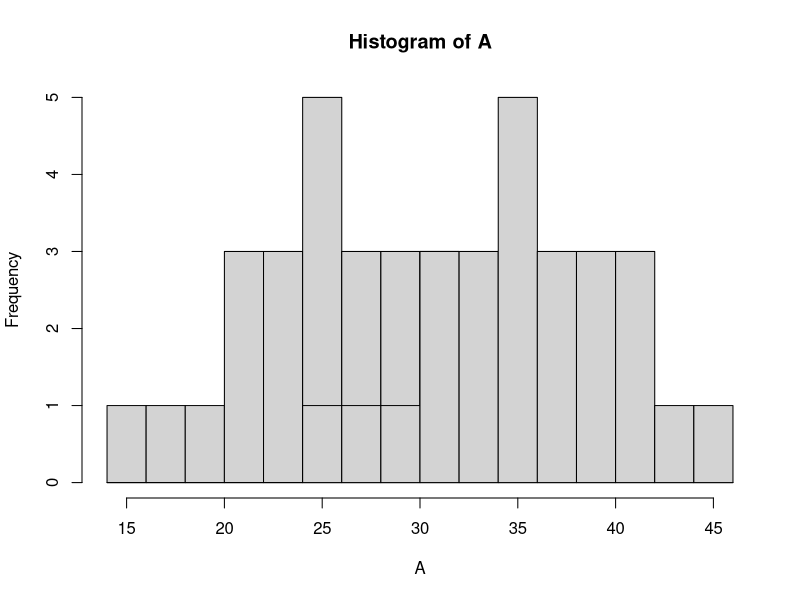
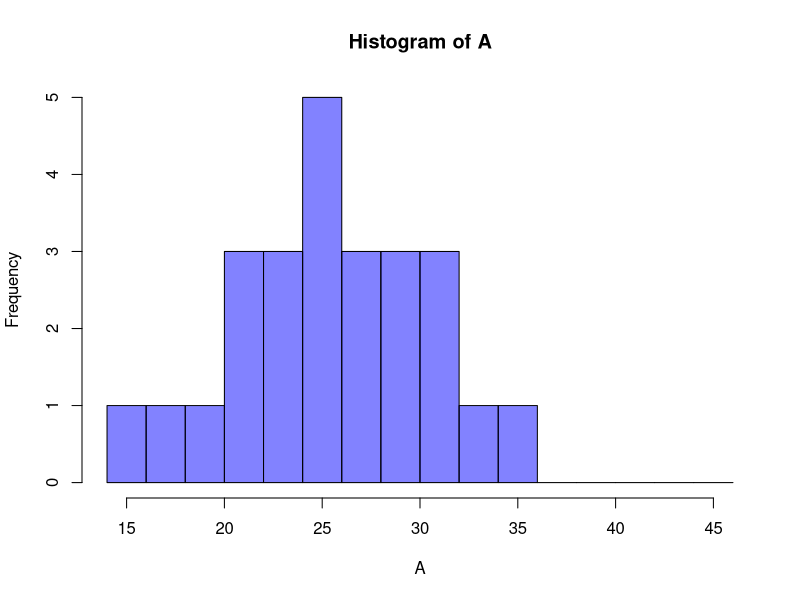
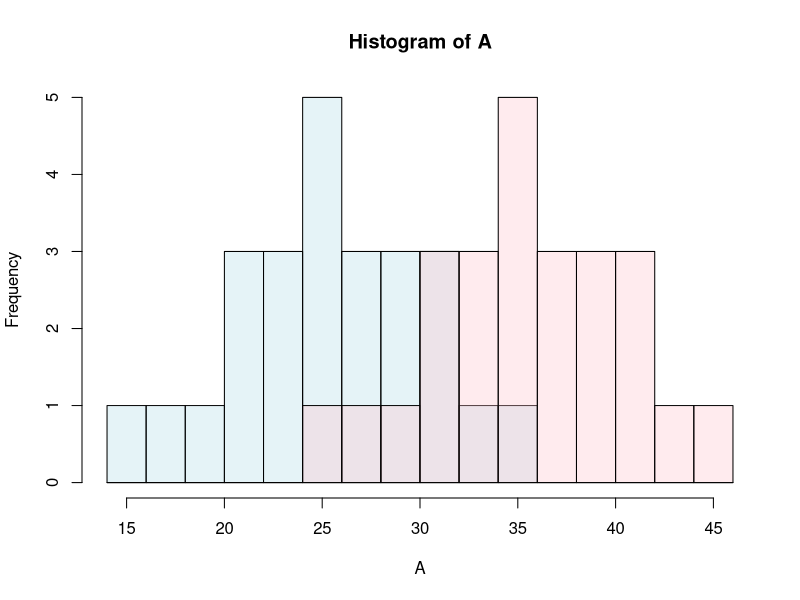

These charts were generated, in order, by the following R code:
A = c(17,26,28,27,29,28,25,26,34,32,23,29,24,21,26,31,31,22,26,19,36,23,21,16,30)
B = c(27,36,38,37,39,38,35,36,44,42,33,39,34,31,36,41,41,32,36,29,46,33,31,26,40)

# Set the minimum for the breakpoints
b <- min(c(A,B)) - 0.001

# Set the maximum for the breakpoints
e <- max(c(A,B))

# Make a neat vector for the breakpoints
ax <- pretty(b:e, n = 12)

ax

# Save first histogram data
hgA <- hist(A, breaks = ax, plot = FALSE)

# Save 2nd histogram data
hgB <- hist(B, breaks = ax, plot = FALSE)

# Plot 1st histogram
plot(hgA)
# Add 2nd histogram
plot(hgB, add = TRUE)

#Matrix with three rows (red, blue, green)
col2rgb(c("lightblue", "lightgreen", "pink"))

#The standard blue and makes it transparent (~50%)
mycol <- rgb(0, 0, 255, max = 255, alpha = 125, names = "blue50")

# Plot 1st histogram
plot(hgA, col=mycol)

c1 <- rgb(173,216,230,max = 255, alpha = 80, names = "lt.blue")
c2 <- rgb(255,192,203, max = 255, alpha = 80, names = "lt.pink")

# Plot 1st histogram using a transparent color
plot(hgA, col = c1)
# Add 2nd histogram using different color
plot(hgB, col = c2, add = TRUE)
